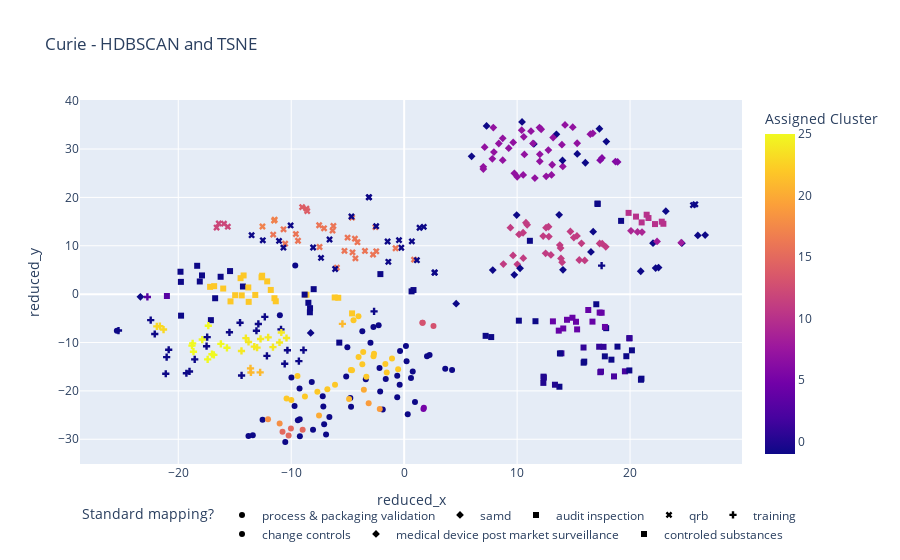

The notebook cell this image was saved under:
### Markdown cell above
Visualize

### Code cell
embeddings_df[CLUSTER] = clusters.labels_

fig = px.scatter(
    embeddings_df,
    y=REDUCED_DIMS[1],
    x=REDUCED_DIMS[0],
    color=CLUSTER,
    symbol=TARGET,
    hover_data=[ORIGINAL_TEXT, TARGET],
    title="Curie - HDBSCAN and TSNE"
)
fig.update_layout(uniformtext_mode="hide")
fig.update_layout(legend_orientation="h")
fig.show()
